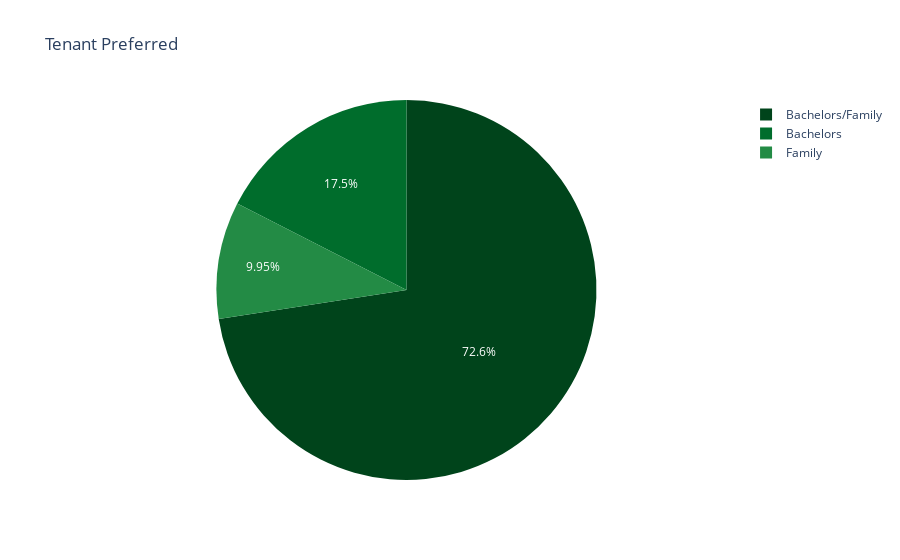

The code cell stored with this chart in its notebook:
### Code cell
px.pie(data, names='Tenant Preferred', title='Tenant Preferred',color_discrete_sequence=px.colors.sequential.Greens_r)

### Figure 1 — Plotly figure (JSON) as saved in the notebook; plotly's stock layout.template omitted (floating-point values rounded to 4 significant figures; data arrays with more than 128 entries replaced by an {"elided": "..."} marker saying what was removed)
{"data": [{"domain": {"x": [0, 1], "y": [0, 1]}, "hovertemplate": "Tenant Preferred=%{label}<extra></extra>", "labels": {"elided": "4746 str values"}, "legendgroup": "", "name": "", "showlegend": true, "type": "pie"}], "layout": {"legend": {"tracegroupgap": 0}, "piecolorway": ["rgb(0,68,27)", "rgb(0,109,44)", "rgb(35,139,69)", "rgb(65,171,93)", "rgb(116,196,118)", "rgb(161,217,155)", "rgb(199,233,192)", "rgb(229,245,224)", "rgb(247,252,245)"], "title": {"text": "Tenant Preferred"}}}
